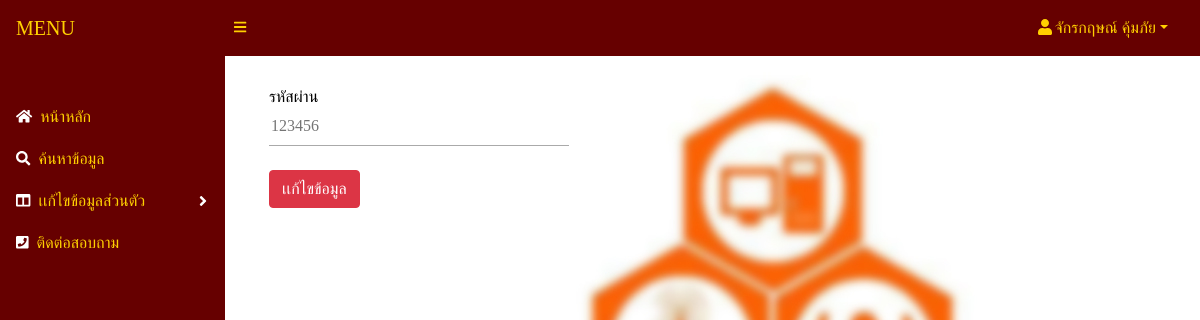
/changepass.php (signed in), run on the app's committed database.
### tables this page shows
CREATE TABLE `usersfew` (
  `id` int(10) NOT NULL,
  `username` varchar(255) NOT NULL,
  `password` varchar(255) NOT NULL,
  `email` varchar(255) NOT NULL,
  `std_id` varchar(255) NOT NULL,
  `titlename` varchar(255) NOT NULL,
  `firstname` varchar(255) NOT NULL,
  `lastname` varchar(255) NOT NULL,
  `address` varchar(255) NOT NULL,
  `gen` varchar(255) NOT NULL,
  `job` varchar(255) NOT NULL,
  `img` varchar(255) NOT NULL,
  `birthday` varchar(255) NOT NULL,
  `age` int(10) NOT NULL,
  `urole` varchar(255) NOT NULL,
  `create_at` timestamp NOT NULL DEFAULT current_timestamp()
);

### changepass.php (the view, shortened to what this page needs)
<?php
    require_once 'config/db.php';
?>
<!DOCTYPE html>
<html lang="en">
    <head>
        <link href="https://cdn.jsdelivr.net/npm/simple-datatables@latest/dist/style.css" rel="stylesheet" />
        <link href="stylechpass.css" rel="stylesheet" />
        <link rel="stylesheet" href="https://cdn.datatables.net/1.11.4/css/jquery.dataTables.min.css">
    </head>
    <body class="sb-nav-fixed">
        <?php
            if (isset($_SESSION['user_login'])) {
                $user_id = $_SESSION['user_login'];
                $stmt = $conn->query("SELECT * FROM usersfew WHERE id = $user_id");
                $stmt->execute();
                $row = $stmt->fetch(PDO::FETCH_ASSOC);
            }
        ?>
        <nav class="sb-topnav navbar navbar-expand sb-sidenav-light1">
            <a class="navbar-brand ps-3" href="">MENU</a>
            <button class="btn btn-link btn-sm order-1 order-lg-0 me-4 me-lg-0" id="sidebarToggle" href="#!"><i class="fas fa-bars"></i></button>
            <ul class="navbar-nav ms-auto ms-md-0 me-3 me-lg-4">
                <li class="nav-item dropdown">
                    <a class="nav-link dropdown-toggle" id="navbarDropdown" href="#" role="button" data-bs-toggle="dropdown" aria-expanded="false"><i class="fas fa-user fa-fw"></i><?php echo $row['firstname'] .' '. $row['lastname'] ?></a>
                </li>
            </ul>
        </nav>
        <div id="layoutSidenav">
            <div id="layoutSidenav_nav">
                <nav class="sb-sidenav accordion sb-sidenav-light" id="sidenavAccordion">
                    <div class="sb-sidenav-menu">
                        <div class="nav">
                            <div class="sb-sidenav-menu-heading"></div>
                            <a class="nav-link" href="userlogin.php">
                                <div class="sb-nav-link-icon"><i class="fa fa-home"></i></div>
                                หน้าหลัก
                            </a>
                            <a class="nav-link" href="searchuser.php">
                                <div class="sb-nav-link-icon"><i class="fa fa-search"></i></div>
                                ค้นหาข้อมูล
                            </a>
                            <a class="nav-link collapsed" href="#" data-bs-toggle="collapse" data-bs-target="#collapseLayouts" aria-expanded="false" aria-controls="collapseLayouts">
                                <div class="sb-nav-link-icon"><i class="fas fa-columns"></i></div>
                                เเก้ไขข้อมูลส่วนตัว
                                <div class="sb-sidenav-collapse-arrow"><i class="fas fa-angle-down"></i></div>
                            </a>
                            <a class="nav-link" href="https://web.facebook.com/Softwarelopburi/">
                                <div class="sb-nav-link-icon"><i class="fa fa-phone-square"></i></div>
                                ติดต่อสอบถาม
                            </a>
                        </div>
                    </div>
                </nav>
            </div>
            <div id="layoutSidenav_content">
                <main>
                <div class="container-fluid px-4">
                    <div class="login-right">
                        <div class="container mt-4">
                        <form action="updatepass.php" method="POST">
                            <div class="form-group">
                            <label for="edpassword">รหัสผ่าน</label><br>
                            <input type="text" name="edpassword" placeholder="<?php echo $row['password'] ?>"style="width:300px;"><br>
                            <div class="button-area mt-4">
                                <button type="update" name="btn_insert" class="btn btn-danger">เเก้ไขข้อมูล</a></button>
                            </div>
                        </form>
                        </div>
                        </div>
                    </div>
                </main>
            </div>
        </div>
    </body>
</html>

### data on the page
usersfew: firstname "จักรกฤษณ์", lastname "คุ้มภัย", edpassword "123456"
